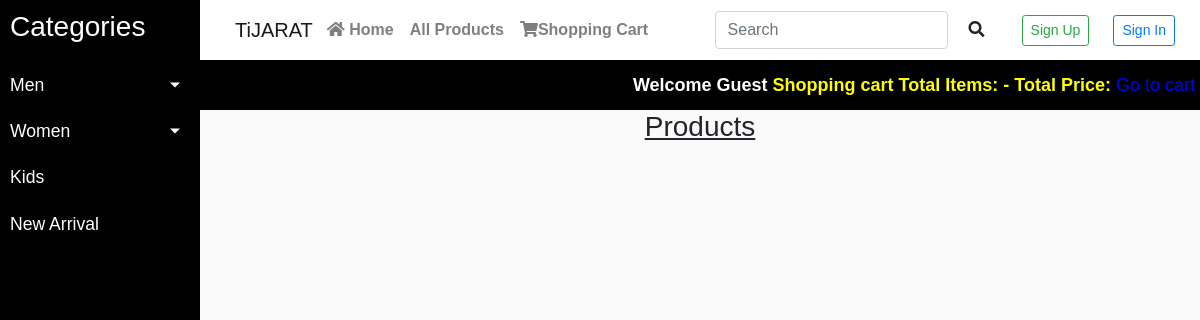
The page /index.php?type_id=Unstiched on the database as committed earlier.
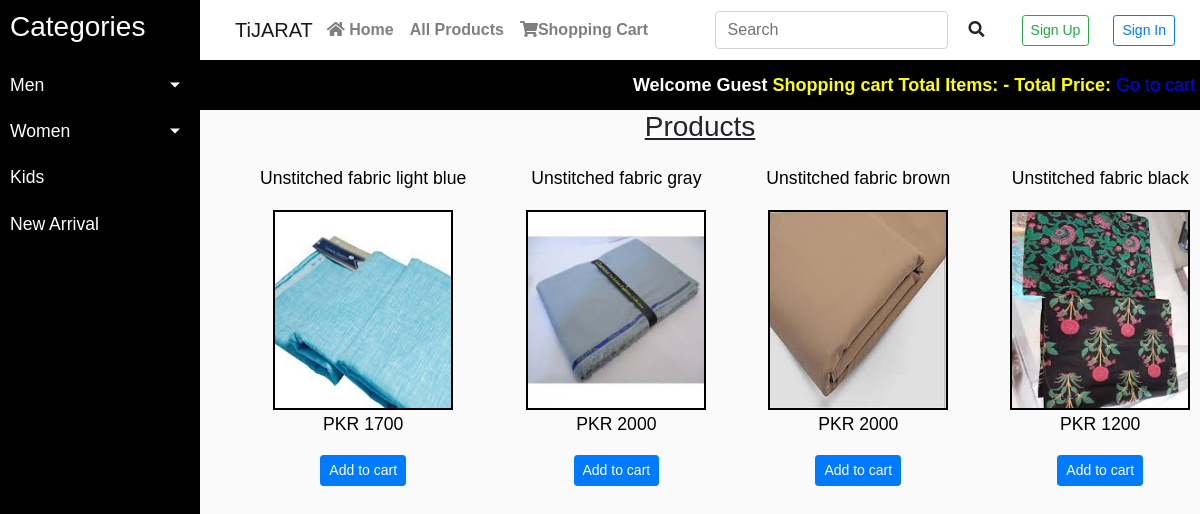
The same page on the database as committed later.
### tables this page shows
CREATE TABLE `products` (
  `product_id` int(100) NOT NULL,
  `product_cat` int(100) NOT NULL,
  `product_type` tinytext,
  `product_title` varchar(255) NOT NULL,
  `product_price` int(100) NOT NULL,
  `product_desc` text NOT NULL,
  `product_image` text NOT NULL,
  `product_keywords` text NOT NULL
);

### functions/functions.php (the view, shortened to what this page needs)
<?php
$con=mysqli_connect("localhost","root","","ecommerce");
function getMenPro()
{
    global $con;
        if (isset ($_GET['type_id']))
        {
        $men_title=$_GET['type_id'];
    $get_men_pro= "SELECT * FROM products WHERE product_cat= '1' AND product_type= '$men_title'";
    $run_men_pro= mysqli_query($con, $get_men_pro);
    while($row_men_pro=mysqli_fetch_array($run_men_pro))
    {
        $pro_id=$row_men_pro['product_id'];
        $pro_title=$row_men_pro['product_title'];
        $pro_price=$row_men_pro['product_price'];
        $pro_image=$row_men_pro['product_image'];
        echo "
            <div id=single_product>
            <a href='details.php?pro_id=$pro_id' >  <p>  $pro_title  </p> </a>
            <a href='details.php?pro_id=$pro_id'> <img src='admin_area/product_images/$pro_image' width='180' height='200' /> </a>
            <p> PKR $pro_price </p>
            <a href='index.php?add_cart=$pro_id'> <button class='btn btn-sm mx-4 btn-primary' style:'float:right'> Add to cart </button> </a>
            </div>
        ";
    }
        }
}
?>

Rows that differ between the two databases and show on the page:
now on this page (row edited): products: product_title "Unstitched fabric light blue", product_image (picture), product_price "1700"
now on this page (row edited): products: product_title "Unstitched fabric gray", product_image (picture), product_price "2000"
now on this page (row edited): products: product_title "Unstitched fabric brown", product_image (picture), product_price "2000"
now on this page (row edited): products: product_title "Unstitched fabric black", product_image (picture), product_price "1200"
